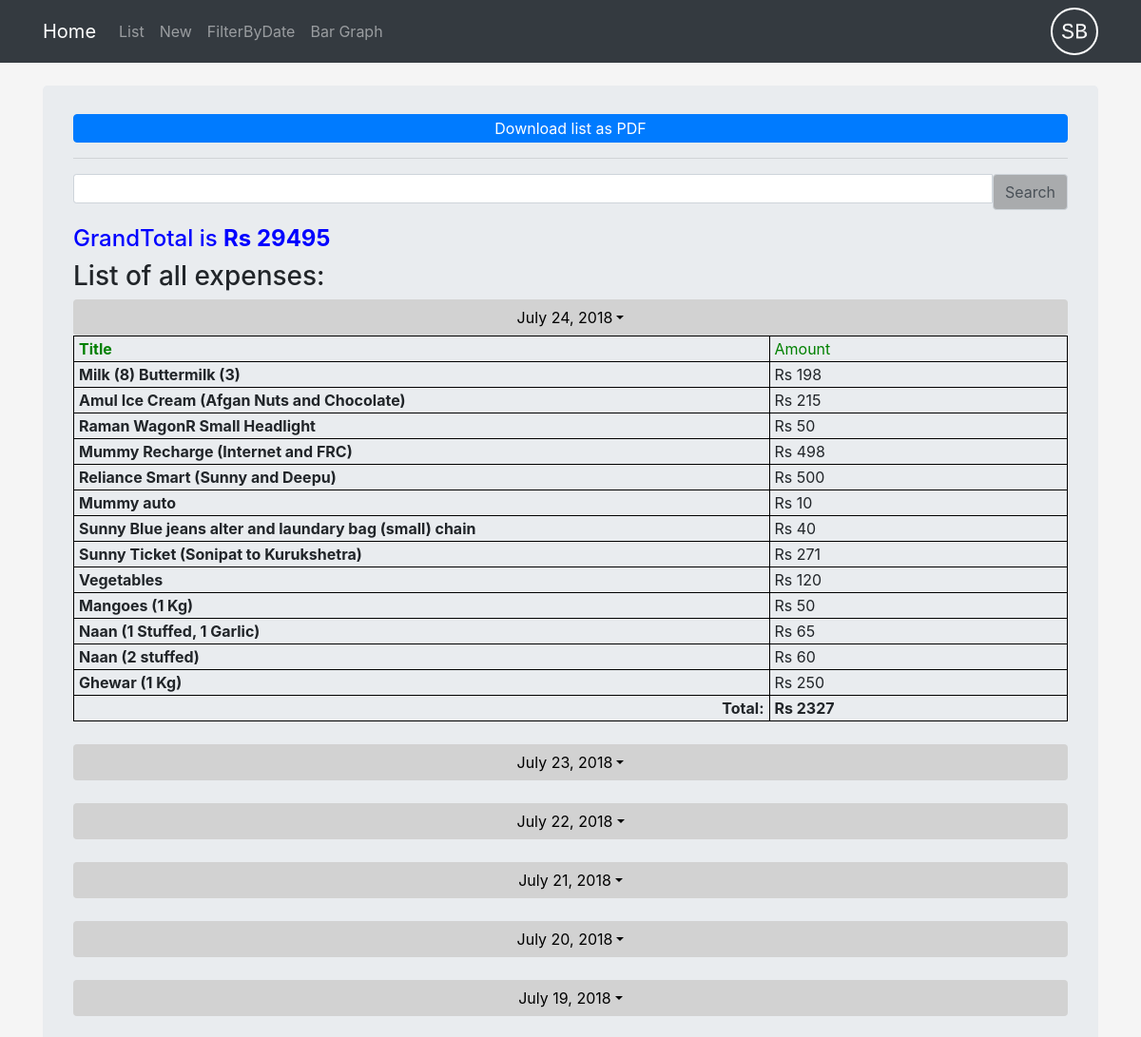
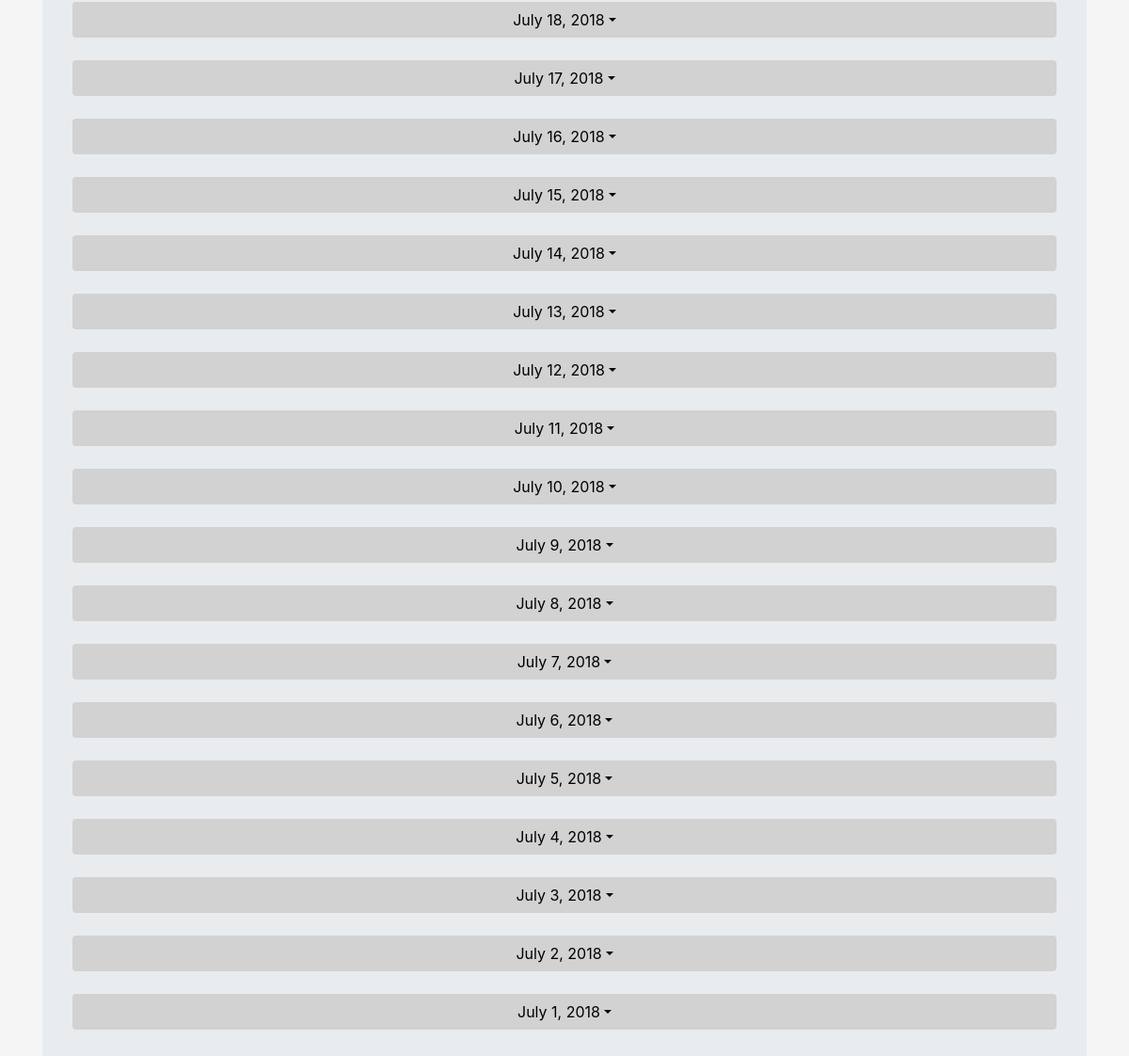
The page /main/list/ (signed in) on the database its author committed (2 pictures, top to bottom).
### main/models.py (models this page shows, shortened)
class Expense(models.Model):
	title = models.CharField(max_length = 200)
	description = models.TextField(blank = True)
	amount = models.PositiveIntegerField()
	date = models.DateField()
	user = models.ForeignKey(User, on_delete = models.CASCADE, null = True)

### main/views.py (the view)
# urls.py: path('list/', views.ExpenseListView.as_view(), name = "expense_list"),
class ExpenseListView(LoginRequiredMixin, ListView):
	ordering = ['-date']
	def get_queryset(self):
		e = models.Expense.objects.filter(user = self.request.user,).order_by('-date')
		return(e)
	def get_context_data(self, **kwargs):
		context = super().get_context_data(**kwargs)
		expenses = models.Expense.objects.filter(user = self.request.user,).order_by('-date')
		expenses_json = get_expenses_in_json(expenses)
		dictionary = make_dictionary(self.request)
		context.update(dictionary)
		context.update(expenses_json)
		return context

### main/views.py (called while the page is built)
def make_dictionary(request):
	dictionary = {}
	if request.user.is_authenticated:
		user = request.user
		x = models.UserEmailConfirmation.objects.get(user = user)
		confirmed = x.confirmed
		dictionary.update({'confirmed': confirmed})
	return dictionary

### template/main/expense_list.html (shortened to what this page needs)
{% extends 'main/base.html' %}
{% block body_block %}
	{% if confirmed == False %}
		<p style="color: red;">Your email is not confirmed.You can only add expenses but can not view them.</p>
	{% else %}
				{% regroup expense_list by date as regrouped_expense_list %}
		<div class="jumbotron" style="padding-top: 30px">
			{% if expense_list %}
			<button class="container-fluid btn btn-primary" style="height: 30px; padding: 0" onClick ="generate()">Download list as PDF</button>
			<hr>
			{% endif %}
			<form action="{% url 'main:search' %}" method="GET">
				<div class="input-group input-group-sm mb-3">
					<input type="text" class="form-control" aria-label="Small" aria-describedby="inputGroup-sizing-sm" name="query">
						<input type = "submit" class=" btn input-group-text" style="background-color: rgba(21, 21, 21, 0.3)" id="inputGroup-sizing-sm" value = "Search">
				</div>
			</form>
			<h4 style = "color: blue">
				{% if grand_total and grand_total != 0 %}
				GrandTotal is <strong> Rs {{ grand_total }} </strong>
				{% endif %}
			</h4>
			<h3>List of all expenses:</h3>
				{% for date, expense_data in regrouped_expense_list %}
				<div class="dropdown">
					<button id="{{ date|date:"U" }}" class="btn btn-block dropdown-toggle" style=" background-color: rgb(210, 210, 210);  color: black;">{{ date }}</button>
						<div id="{{ date|date:"U" }}_div" style="display: none; width: 100%; overflow-x: auto;">
							<table id="{{ date|date:"U" }}_table" style="width: 100%">
								<tr style="color: green;">
									<th>Title</th>
									<td>Amount</td>
								</tr>
							{% for e in expense_data %}
								<tr>
									<th>{{ e.title }}</th>
									<td>Rs {{ e.amount }}</td>
								</tr>
							{% endfor %}
							</table>
						</div>
				</div>
				<br>
				{% empty %}
					<p>No expenses yet!</p>
					<p>Click <a href="{% url 'main:add_expense' %}">here</a> to add a new expense.</p>
				{% endfor %}
		</div>
	{% endif %}
{% endblock %}

### template/main/base.html (shortened to what this page needs)
<!DOCTYPE html>
<html>
<head>
	<link rel="stylesheet" href="https://maxcdn.bootstrapcdn.com/bootstrap/4.1.0/css/bootstrap.min.css">
</head>
<body>
	<nav class="navbar nav-default navbar-expand-lg navbar-dark bg-dark">
		<div class="container">
			<a class="navbar-brand ml-auto" href="{% url 'index' %}">Home</a>
			<div class="collapse navbar-collapse" id="collapsibleNavbar">
				<ul class="navbar-nav">
					<li class="nav-item">
						<a href="{% url 'main:expense_list' %}" class="nav-link">List</a>
					</li>
					<li class="nav-item">
						<a href="{% url 'main:add_expense' %}" class="nav-link">New</a>
					</li>
					<li class="nav-item">
						<a href="{% url 'main:filter_by_date' %}" class="nav-link">FilterByDate</a>
					</li>
					<li class="nav-item">
						<a href="{% url 'main:bar_graph' %}" class="nav-link">Bar Graph</a>
					</li>
				</ul>
			</div>
			<ul class="nav navbar-nav ml-auto">
				{% if user.is_authenticated %}
					<li class="nav-item navbar-right" >
							<div class="dropdown">
								<image class="dropbtn" id = "userImage" height = "50px" width = "50px" style="border:2px solid white; border-radius: 25px" >
							</div>
					</li>
				{% else %}
					<li class="nav-item navbar-right" >
						<a style="color: white;" class = "nav-link" href="{% url 'main:user_login' %}">Login</a>
					</li>
				{% endif %}
			</ul>
		</div>
	</nav>
	<br>
	<div class="container">
		{% block body_block %}
		{% endblock %}
	</div>
</body>
</html>

### template/main/base.html (style rules this page uses)
body { background-color: whitesmoke; }
.dropbtn { border: none; }

### template/main/expense_list.html (style rules this page uses)
table, th, td { border:solid black 1px; padding-left: 5px; padding-right: 5px; }
td { width: 100%; }
th { width: 70%; }

### rows shown on the page
Expense: regrouped_expense_list "July 24, 2018", title "Milk (8) Buttermilk (3)", amount "198"
Expense: title "Amul Ice Cream (Afgan Nuts and Chocolate)", amount "215"
Expense: title "Raman WagonR Small Headlight", amount "50"
Expense: title "Mummy Recharge (Internet and FRC)", amount "498"
Expense: title "Reliance Smart (Sunny and Deepu)", amount "500"
Expense: title "Mummy auto", amount "10"
Expense: title "Sunny Blue jeans alter and laundary bag (small) chain", amount "40"
Expense: title "Sunny Ticket (Sonipat to Kurukshetra)", amount "271"
Expense: title "Vegetables", amount "120"
Expense: title "Mangoes (1 Kg)", amount "50"
Expense: title "Naan (1 Stuffed, 1 Garlic)", amount "65"
Expense: title "Naan (2 stuffed)", amount "60"
Expense: title "Ghewar (1 Kg)", amount "250"
Expense: regrouped_expense_list "July 23, 2018"
Expense: date "July 22, 2018"
Expense: date "July 21, 2018"
Expense: date "July 20, 2018"
Expense: date "July 19, 2018"
Expense: date "July 18, 2018"
Expense: date "July 17, 2018"
Expense: date "July 16, 2018"
Expense: date "July 15, 2018"
Expense: date "July 14, 2018"
Expense: date "July 13, 2018"
Expense: date "July 12, 2018"
Expense: date "July 11, 2018"
Expense: date "July 10, 2018"
Expense: date "July 9, 2018"
Expense: date "July 8, 2018"
Expense: date "July 7, 2018"
Expense: date "July 6, 2018"
Expense: date "July 5, 2018"
Expense: date "July 4, 2018"
Expense: date "July 3, 2018"
Expense: date "July 2, 2018"
Expense: date "July 1, 2018"

### other values the page prints
{{ grand_total }} "29495"
